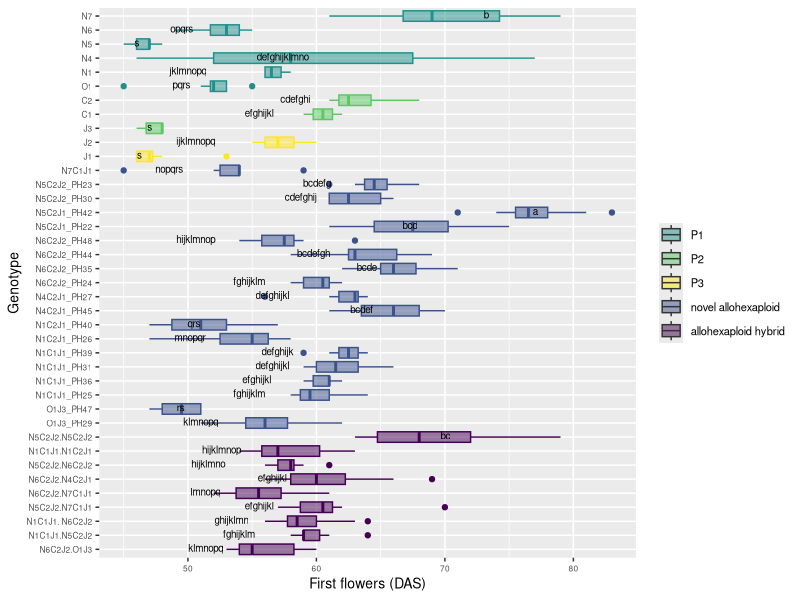

The R source for this figure:
# Comparison 2XY: Novel allohexaploids

#load packages 
install.packages("multcompView")
install.packages("viridis")
library(viridis)

library(tidyverse)
library(dplyr)
library(ggplot2)
library(ggpubr)
library(datasets)
library(multcompView)


# vollständige Rohdatentabelle laden ######
getwd()
DATA <- read_csv("EPPN raw data complete 220419.csv")
View(DATA)


#drop first column
DATA = DATA[,2:37]
View(DATA)

#### subsetting #####
#IMPORTANT: N5C2J2.N5C2J1_PH43 has only one parent genotype: N5C2J2 (PH30 and PH23), 
# N5C2J1_PH42 wieder drin

comp_2XY4 <- DATA[DATA$Genotype %in% c("N5", "N6", "N1", "N4", "N7","C1", "C2", "J1", "J2", 
                                      "O1", "J3",
                                      
                                      "N6C2J2_PH24", "N6C2J2_PH35", "N6C2J2_PH44", "N6C2J2_PH48", 
                                     "N5C2J1_PH22", "N5C2J1_PH42", "N5C2J2_PH30", "N5C2J2_PH23", "N1C1J1_PH25", "N1C1J1_PH36", 
                                     "N1C1J1_PH31", "N1C1J1_PH39", "N1C2J1_PH26", "N1C2J1_PH40", "N4C2J1_PH45",
                                     "N4C2J1_PH27", "N7C1J1",
                                     "O1J3_PH29", "O1J3_PH47",	
                                     
                                     "N1C1J1.N5C2J2", "N6C2J2.N7C1J1", "N5C2J2.N7C1J1", "N1C1J1. N6C2J2",
                                     "N5C2J2.N6C2J2","N1C1J1.N1C2J1", "N5C2J2.N5C2J2", "N6C2J2.N4C2J1", "N6C2J2.O1J3"), ]
head(comp_2XY4)
View(comp_2XY4)

#create column giving generation###############################################
#N5C2J1_PH42 wieder drin ######################################################## 
comp_2XY4 <- comp_2XY4 %>%
  mutate(Line = case_when(
  Genotype == "O1" ~ "P1",
  Genotype == "J3" ~ "P2",
  Genotype == "N1" ~ "P1",
  Genotype == "N4" ~ "P1",
  Genotype == "N5" ~ "P1",
  Genotype == "N6" ~ "P1",
  Genotype == "N7" ~ "P1",
  Genotype == "C1" ~ "P2",
  Genotype == "C2" ~ "P2",
  Genotype == "J1" ~ "P3",
  Genotype == "J2" ~ "P3",
  Genotype == "O1J3_PH29" ~ "novel allohexaploid",
  Genotype == "O1J3_PH47" ~ "novel allohexaploid",
  Genotype == "N5C2J1_PH22" ~ "novel allohexaploid",
  Genotype == "N5C2J1_PH42" ~ "novel allohexaploid",
  Genotype == "N5C2J2_PH23" ~ "novel allohexaploid",
  Genotype == "N6C2J2_PH24" ~ "novel allohexaploid",
  Genotype == "N1C1J1_PH25" ~ "novel allohexaploid",
  Genotype == "N1C2J1_PH26" ~ "novel allohexaploid",
  Genotype == "N4C2J1_PH27" ~ "novel allohexaploid",
  Genotype == "N5C2J2_PH30" ~ "novel allohexaploid",
  Genotype == "N1C1J1_PH31" ~ "novel allohexaploid",
  Genotype == "N6C2J2_PH35" ~ "novel allohexaploid",
  Genotype == "N1C1J1_PH36" ~ "novel allohexaploid",
  Genotype == "N1C1J1_PH39" ~ "novel allohexaploid",
  Genotype == "N1C2J1_PH40" ~ "novel allohexaploid",
  Genotype == "N6C2J2_PH44" ~ "novel allohexaploid",
  Genotype == "N4C2J1_PH45" ~ "novel allohexaploid",
  Genotype == "N6C2J2_PH48" ~ "novel allohexaploid",
  Genotype == "N7C1J1" ~ "novel allohexaploid",
  Genotype == "N1C1J1.N5C2J2" ~ "allohexaploid hybrid",
  Genotype == "N1C1J1.N1C2J1" ~ "allohexaploid hybrid",
  Genotype == "N5C2J2.N7C1J1" ~ "allohexaploid hybrid",
  Genotype == "N5C2J2.N5C2J2" ~ "allohexaploid hybrid",
  Genotype == "N1C1J1. N6C2J2" ~ "allohexaploid hybrid",
  Genotype == "N5C2J2.N6C2J2" ~ "allohexaploid hybrid",
  Genotype == "N6C2J2.O1J3" ~ "allohexaploid hybrid",
  Genotype == "N6C2J2.N4C2J1" ~ "allohexaploid hybrid",
  Genotype == "N6C2J2.N7C1J1" ~ "allohexaploid hybrid"))
view(comp_2XY4)

# ANOVA, Tukey & Boxplot with CLD according to Rosane Rech##########################################################
# loading the appropriate libraries
library(datasets)

#remove previous objects
rm(anova)
rm(tukey)
rm(cld)
rm(Tk)

# analysis of variance
anova <- aov(first_flowers_DAS ~ Genotype, data = comp_2XY4)
summary(anova)

# Tukey's test
tukey <- TukeyHSD(anova)
print(tukey)

# compact letter display
cld <- multcompLetters4(anova, tukey)
print(cld)

# table with factors and 3rd quantile
Tk <- group_by(comp_2XY4, Genotype) %>%
  summarise(mean = round(mean(first_flowers_DAS, na.rm = TRUE), digits = 1), quant = round(quantile(first_flowers_DAS, probs = 0.75, na.rm = TRUE), digits = 1)) %>%
  arrange(desc(mean)) #WICHTIG: arrange(desc(mean)) muss hier rein!!!

# extracting the compact letter display and adding to the Tk table
cld <- as.data.frame.list(cld$Genotype)
Tk$cld <- cld$Letters
print(Tk) # print dient der Überprüfung: Mittelwerte und Letter code 
# in der gleichen Reihenfolge angeordnet?


#create column giving generation###############################################
#N5C2J1_PH42 wieder drin ########################################################
ANOVA_Tukey_2XY4 <- Tk %>%
  mutate(Line = case_when(
    Genotype == "O1" ~ "P1",
    Genotype == "J3" ~ "P2",
    Genotype == "N1" ~ "P1",
    Genotype == "N4" ~ "P1",
    Genotype == "N5" ~ "P1",
    Genotype == "N6" ~ "P1",
    Genotype == "N7" ~ "P1",
    Genotype == "C1" ~ "P2",
    Genotype == "C2" ~ "P2",
    Genotype == "J1" ~ "P3",
    Genotype == "J2" ~ "P3",
    Genotype == "O1J3_PH29" ~ "novel allohexaploid",
    Genotype == "O1J3_PH47" ~ "novel allohexaploid",
    Genotype == "N5C2J1_PH22" ~ "novel allohexaploid",
    Genotype == "N5C2J1_PH42" ~ "novel allohexaploid",
    Genotype == "N5C2J2_PH23" ~ "novel allohexaploid",
    Genotype == "N6C2J2_PH24" ~ "novel allohexaploid",
    Genotype == "N1C1J1_PH25" ~ "novel allohexaploid",
    Genotype == "N1C2J1_PH26" ~ "novel allohexaploid",
    Genotype == "N4C2J1_PH27" ~ "novel allohexaploid",
    Genotype == "N5C2J2_PH30" ~ "novel allohexaploid",
    Genotype == "N1C1J1_PH31" ~ "novel allohexaploid",
    Genotype == "N6C2J2_PH35" ~ "novel allohexaploid",
    Genotype == "N1C1J1_PH36" ~ "novel allohexaploid",
    Genotype == "N1C1J1_PH39" ~ "novel allohexaploid",
    Genotype == "N1C2J1_PH40" ~ "novel allohexaploid",
    Genotype == "N6C2J2_PH44" ~ "novel allohexaploid",
    Genotype == "N4C2J1_PH45" ~ "novel allohexaploid",
    Genotype == "N6C2J2_PH48" ~ "novel allohexaploid",
    Genotype == "N7C1J1" ~ "novel allohexaploid",
    Genotype == "N1C1J1.N5C2J2" ~ "allohexaploid hybrid",
    Genotype == "N1C1J1.N1C2J1" ~ "allohexaploid hybrid",
    Genotype == "N5C2J2.N7C1J1" ~ "allohexaploid hybrid",
    Genotype == "N5C2J2.N5C2J2" ~ "allohexaploid hybrid",
    Genotype == "N1C1J1. N6C2J2" ~ "allohexaploid hybrid",
    Genotype == "N5C2J2.N6C2J2" ~ "allohexaploid hybrid",
    Genotype == "N6C2J2.O1J3" ~ "allohexaploid hybrid",
    Genotype == "N6C2J2.N4C2J1" ~ "allohexaploid hybrid",
    Genotype == "N6C2J2.N7C1J1" ~ "allohexaploid hybrid"))

view(ANOVA_Tukey_2XY4)

# Reorder factor levels in comp_2XY4
comp_2XY4ord <- comp_2XY4                             
comp_2XY4ord$Genotype <- factor(comp_2XY4ord$Genotype,     
                                levels = c("N6C2J2.O1J3", "N1C1J1.N5C2J2", "N1C1J1. N6C2J2", 
                                           "N5C2J2.N7C1J1", "N6C2J2.N7C1J1", "N6C2J2.N4C2J1",
                                           "N5C2J2.N6C2J2", "N1C1J1.N1C2J1","N5C2J2.N5C2J2",
                                           
                                           "O1J3_PH29", "O1J3_PH47",
                                           "N1C1J1_PH25", "N1C1J1_PH36","N1C1J1_PH31", "N1C1J1_PH39", 
                                           "N1C2J1_PH26", "N1C2J1_PH40", 
                                           "N4C2J1_PH45","N4C2J1_PH27",
                                           "N6C2J2_PH24", "N6C2J2_PH35", "N6C2J2_PH44", "N6C2J2_PH48", 
                                           "N5C2J1_PH22", "N5C2J1_PH42",
                                           "N5C2J2_PH30", "N5C2J2_PH23", 
                                           "N7C1J1",
                                           
                                           "J1", "J2", "J3", "C1", "C2", "O1", "N1", "N4", "N5", "N6", "N7"))

ANOVA_Tukey_2XY4ord <- ANOVA_Tukey_2XY4
ANOVA_Tukey_2XY4ord$Genotype <- factor(ANOVA_Tukey_2XY4ord$Genotype,     
                                  levels = c("N6C2J2.O1J3", "N1C1J1.N5C2J2", "N1C1J1. N6C2J2", 
                                             "N5C2J2.N7C1J1", "N6C2J2.N7C1J1", "N6C2J2.N4C2J1",
                                             "N5C2J2.N6C2J2", "N1C1J1.N1C2J1","N5C2J2.N5C2J2",
                                             
                                             "O1J3_PH29", "O1J3_PH47",
                                             "N1C1J1_PH25", "N1C1J1_PH36","N1C1J1_PH31", "N1C1J1_PH39", 
                                             "N1C2J1_PH26", "N1C2J1_PH40", 
                                             "N4C2J1_PH45","N4C2J1_PH27",
                                             "N6C2J2_PH24", "N6C2J2_PH35", "N6C2J2_PH44", "N6C2J2_PH48", 
                                             "N5C2J1_PH22", "N5C2J1_PH42",
                                             "N5C2J2_PH30", "N5C2J2_PH23", 
                                             "N7C1J1",
                                             
                                             "J1", "J2", "J3", "C1", "C2", "O1", "N1", "N4", "N5", "N6", "N7"))


#boxplot first_flowers_DAS 2XY4
ggplot(comp_2XY4ord, aes(Genotype, first_flowers_DAS, fill = Line, color = Line)) + 
  geom_boxplot() +
  labs(x="Genotype", y="First flowers (DAS)") +
  geom_text(data = ANOVA_Tukey_2XY4, aes(x = Genotype, y = quant, label = cld), color = "black", size = 2.5, vjust = 0.3, hjust = 3) +
  coord_flip() +
  theme(axis.title = element_text(size = 14),
        legend.text = element_text(size = 8),
        legend.title= element_blank(),
        axis.title.x = element_text(size = 10),
        axis.title.y = element_text(size = 10),
        axis.text.x = element_text(size = 6),
        axis.text.y = element_text(size = 6)) +
  scale_color_viridis(discrete = TRUE, option = "D", direction = 1, alpha = 1, guide = "none") +  #legend removed by guide = "none" 
  scale_fill_viridis(discrete = TRUE, option = "D", direction = 1, alpha = 0.5,
                     breaks=c("P1", "P2", "P3", "novel allohexaploid", "allohexaploid hybrid"),
                     labels=c("P1", "P2", "P3", "novel allohexaploid", "allohexaploid hybrid")) ##reorder legend labels!
